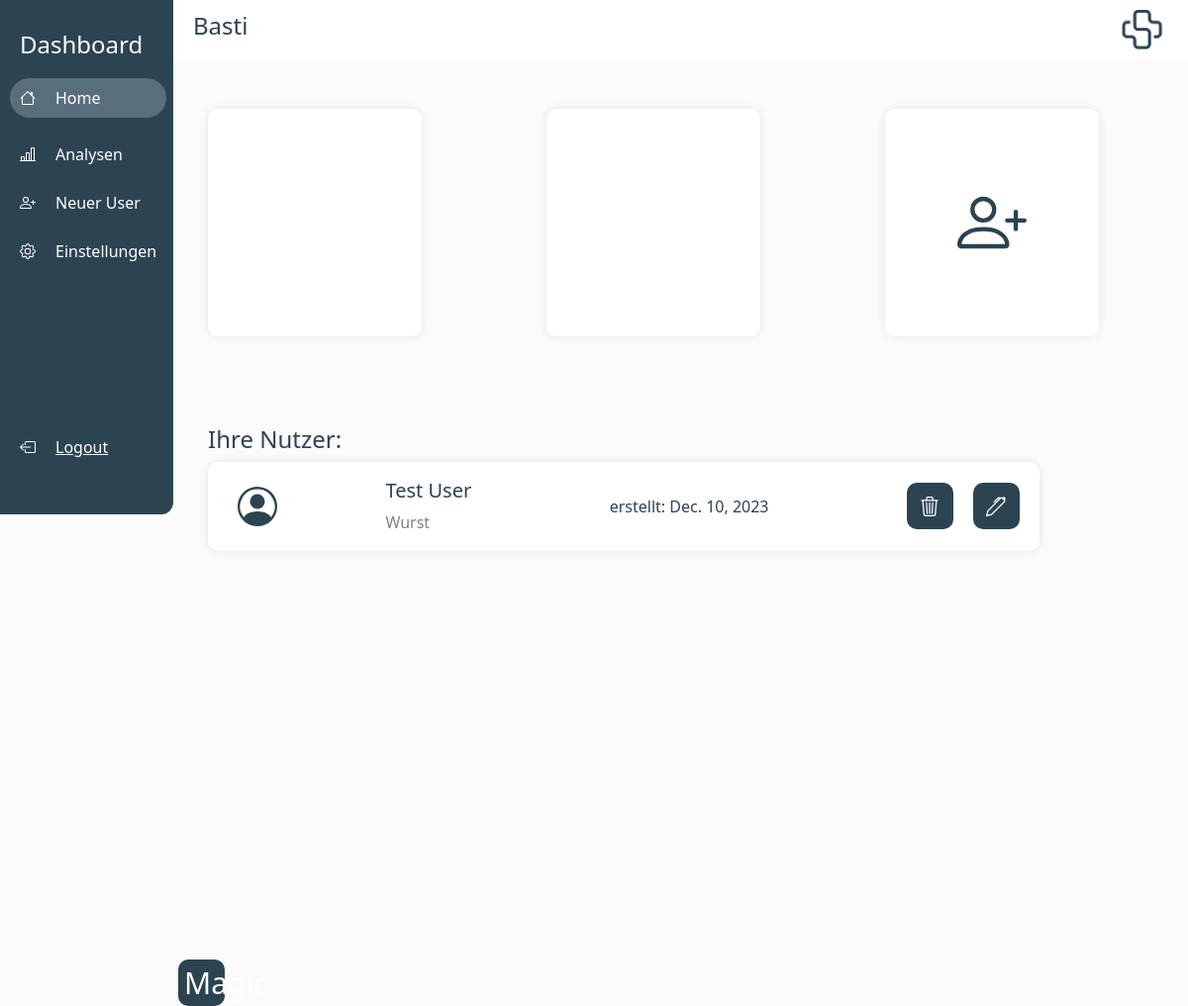
Before: / (signed in) with the older database file.
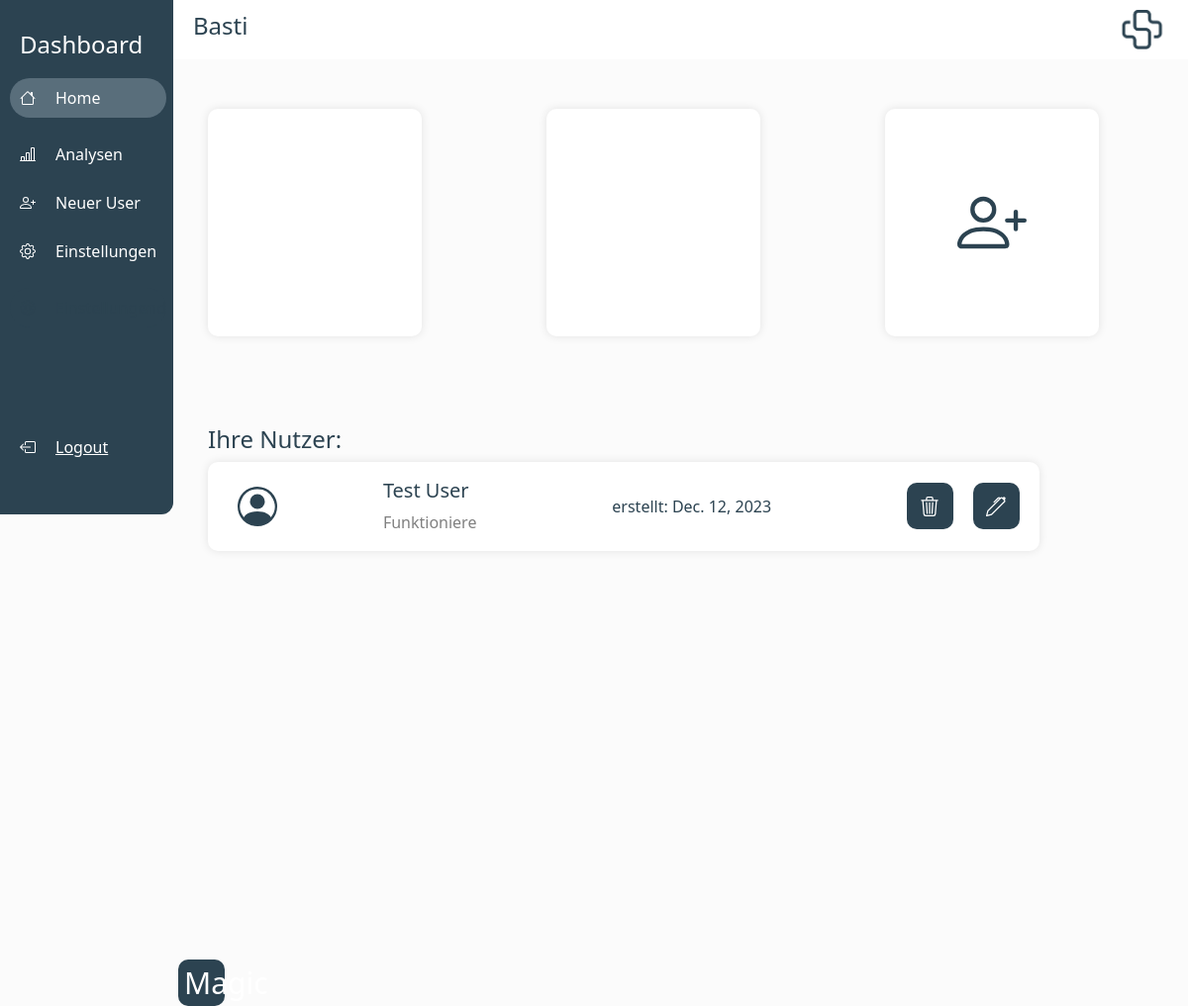
After: the same page with the newer database file.
### laxout_app/models.py (models this page shows)
class LaxoutUser(models.Model):
    user_uid = models.CharField(max_length=420, default=str(uuid4()), unique=True)
    laxout_user_name = models.CharField(max_length=200, default="")
    laxout_credits = models.IntegerField(default=0)
    note = models.CharField(max_length=200, default="")
    creation_date = models.DateField(default= timezone.now())
    exercises = models.ManyToManyField(Laxout_Exercise)
    created_by = models.ForeignKey(User, on_delete=models.CASCADE)
    indexes = models.ManyToManyField(IndexesLaxoutUser)

### laxout_app/views.py (the view)
# urls.py: 2. Add a URL to urlpatterns:  path('', views.home, name='home')
@login_required(login_url="login")
def home(request):
    users = LaxoutUser.objects.all()
    user_list = []
    for user in users:
        if user.created_by == request.user:
            user_list.append(user)
    return render(
        request,
        "laxout_app/home.html",
        {"users": user_list},
    )

### laxout_app/templates/laxout_app/home.html (shortened to what this page needs)
{%extends 'laxout_app/main.html'%}
{%load crispy_forms_tags%}
{%block praxisname%}
{{user.username}}
{%endblock praxisname%}
{%block content%}
<body>
    <div class="row-basti" style="justify-content: space-between; padding-left: 30px; padding-right: 90px;">
        <div class="home-item"></div>
        <div class="home-item"></div>
        <div class="home-item" style="align-items: center; display: flex; justify-content: center;">
            <button style="background: none; border: none;" onclick="create_user()">
                <div>
                </div>
            </button>
        </div>
    </div>
    <div style=" padding-left: 30px; padding-right: 30px; padding-top: 60px; background:none; height: 600px;">
        <h4 style="color: rgb(44, 67, 81);">
            Ihre Nutzer:
        </h4>
        {% for user in users%}
        <div class="user-item" style="justify-items: center; justify-content: space-between;">
            <div style="padding-left: 30px; ">
            </div>
            <div style="padding-right: 30px;">
                <h5 style="color: rgb(44, 67, 81);">
                    {{user.laxout_user_name}}
                </h5>
                <div style="color: grey;">{{user.note}}</div>
            </div>
            <div style="padding-right: 30px;color: rgb(44, 67, 81);">
                erstellt: {{user.creation_date}}
            </div>
            <div style="flex-direction: row; display: flex;">
                <button class="delete-button"
                    style="display: flex; justify-items: center; justify-content: center; align-items: center; width: 70; font-size: 16px;"
                    onclick="delete_user('{{user.id}}')">
                </button>
                <button class="delete-button"
                    style="display: flex; justify-items: center; justify-content: center; align-items: center; width: 70; font-size: 16px;"
                    onclick="edit_user('{{user.id}}')">
                </button>
            </div>
        </div>
        {%endfor%}
    </div>
    <button class="delete-button" onclick="magic()">
        Magic
    </button>
</body>
{%endblock content%}

### laxout_app/templates/laxout_app/main.html (shortened to what this page needs)
{% load static %}
<!DOCTYPE html>
<html lang="en">
<head>
    <link href="https://cdn.jsdelivr.net/npm/bootstrap@5.3.2/dist/css/bootstrap.min.css" rel="stylesheet"
>
    <link href="https://cdn.jsdelivr.net/npm/bootstrap-icons@1.19.0/font/bootstrap-icons.css" rel="stylesheet">
    <link href="https://cdnjs.cloudflare.com/ajax/libs/font-awesome/5.15.3/css/all.min.css" rel="stylesheet">
</head>
<body>
    <div class="container-left">
        <h4 style="color: white; margin-bottom: 10; margin-top: 0; margin-left: 10px;">
            Dashboard
        </h4>
        <div style="margin-right: 0px;">
            <div class="row-basti-home" style="padding-left: 10px; margin-bottom: 25px;">
                <a href="/" style="padding-left: 20px; color: white; text-decoration: none;">Home</a>
            </div>
            <div class="row-basti-analyse" style="padding-left: 10px; margin-bottom: 25px;">
                <div style="padding-left: 20px;">Analysen</div>
            </div>
            <div class="row-basti-adduser" style="padding-left: 10px; margin-bottom: 25px;">
                <a href="/create-user/" style="padding-left: 20px; color: white; text-decoration: none;">Neuer User</a>
            </div>
            <div class="row-basti-settings" style="padding-left: 10px; margin-bottom: 25px;">
                <div style="padding-left: 20px;">Einstellungen</div>
            </div>
            <div class="row-basti"
                style="padding-left: 10px; margin-bottom: 25px; background-color: rgb(44, 67, 81); height: 40px; border-radius: 30px;">
                <div style="padding-left: 20px; color: rgb(44, 67, 81);">Einstellungend</div>
            </div>
        </div>
        <div class="row-basti" style="padding-left: 10px; padding-bottom: 25px;">
            <a href="/logout" style="color: white; margin-bottom: 20; margin-top: auto;padding-left: 20px;">
                Logout
            </a>
        </div>
    </div>
    <div class="container-top">
        <div class="padding-item">
            <h4 style="color: rgb(44, 67, 81);">
                {%block praxisname%}
                {%endblock praxisname%}
            </h4>
        </div>
        <div class="padding-item">
            <img src="{%static 'images/logo3.png'%}" alt="" style="height: 40px; width: 55px;">
        </div>
    </div>
    <div style="margin-top: 110px; margin-left: 180px;">
        {%block content%}
        {%endblock content%}
    </div>
</body>
</html>

### laxout_app/templates/laxout_app/main.html (style rules this page uses)
body { background-color: rgb(251, 251, 251) !important; margin: 0px; }
.row-basti { justify-content: start; flex-direction: row; align-items: center; display: flex; }
.row-basti-home { justify-content: start; flex-direction: row; align-items: center; display: flex; }
.row-basti-home.active { justify-content: start; flex-direction: row; align-items: center; display: flex; background-color: rgba(230, 242, 255, 0.245); height: 40px; border-radius: 30px; }
.row-basti-analyse { justify-content: start; flex-direction: row; align-items: center; display: flex; }
.row-basti-adduser { justify-content: start; flex-direction: row; align-items: center; display: flex; }
.row-basti-settings { justify-content: start; flex-direction: row; align-items: center; display: flex; }
.container-left { position: fixed; top: 0; left: 0; height: 65vh; border-bottom-right-radius: 12px; width: 175px; background-color: rgb(44, 67, 81); flex-direction: column; align-items: flex-start; padding-bottom: 25px; padding-left: 10px; justify-content: space-around; padding-top: 25px; color: white; display: flex; }
.padding-item { margin-top: 30px; margin-bottom: 30px; margin-left: 20px; margin-right: 20px; }
.home-item { height: 230px; background-color: white; border-radius: 10px; width: 18vw; color: black; box-shadow: 0 0 10px rgba(0, 0, 0, 0.1); }
.user-item { height: 90px; background-color: white; margin-top: 8px; margin-bottom: 8px; border-radius: 10px; width: 70vw; color: black; box-shadow: 0 0 10px rgba(0, 0, 0, 0.1); flex-direction: row; display: flex; justify-content: center; align-items: center; }
.container-top { position: fixed; top: 0; left: 175px; display: flex; right: 0; height: 60px; background-color: rgb(255, 255, 255) !important; flex-direction: row; align-items: center; justify-content: space-between; }
.delete-button { height: 47px; width: 47px; background-color: rgb(44, 67, 81); color: white; font-size: 30px; border-radius: 10px; cursor: pointer; border: none; margin-right: 20px; }

Changed rows visible on the page:
changed LaxoutUser "Test User": note "Wurst" → "Funktioniere"; creation_date "Dec. 10, 2023" → "Dec. 12, 2023"
